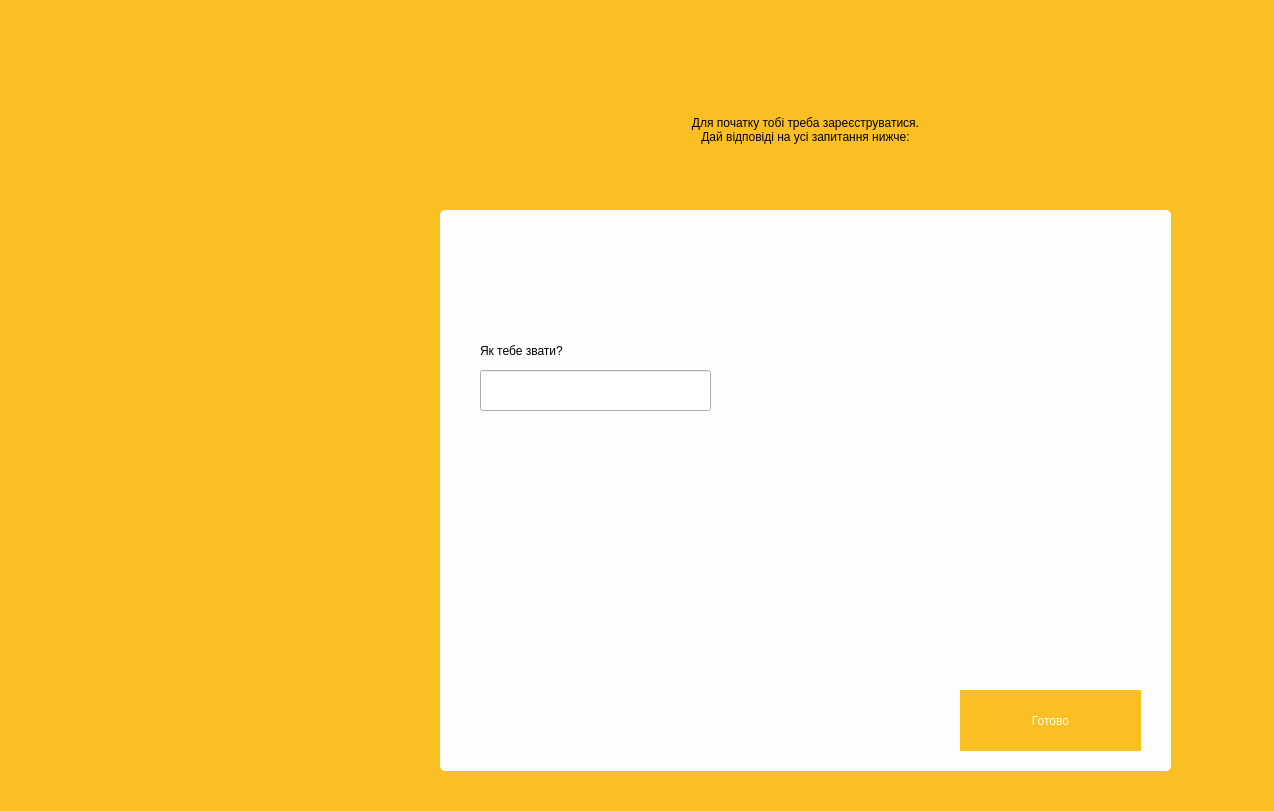
<?xml version="1.0" encoding="UTF-8"?>
<ui version="4.0">
 <class>autorisation</class>
 <widget class="QDialog" name="autorisation">
  <property name="geometry">
   <rect>
    <x>0</x>
    <y>0</y>
    <width>1274</width>
    <height>811</height>
   </rect>
  </property>
  <property name="windowTitle">
   <string>Dialog</string>
  </property>
  <property name="styleSheet">
   <string notr="true">#autorisation{
background-color: #fabf23;}</string>
  </property>
  <widget class="QPushButton" name="yesButton">
   <property name="geometry">
    <rect>
     <x>510</x>
     <y>610</y>
     <width>251</width>
     <height>91</height>
    </rect>
   </property>
   <property name="styleSheet">
    <string notr="true">#yesButton {
background-color:  rgb(255, 211, 34);
color:white;
font: 38pt &quot;Yu Gothic UI Semilight&quot;;
border: 0px;}

#yesButton:hover{
background-color: rgb(222, 222, 222);
color: rgb(74, 72, 73);
font: 28pt &quot;Yu Gothic UI Semilight&quot;;}


</string>
   </property>
   <property name="text">
    <string>ТАК</string>
   </property>
  </widget>
  <widget class="QLabel" name="BGlabel_2">
   <property name="geometry">
    <rect>
     <x>440</x>
     <y>210</y>
     <width>731</width>
     <height>561</height>
    </rect>
   </property>
   <property name="styleSheet">
    <string notr="true">border-radius: 5px;
background-color: rgb(253,253,253);</string>
   </property>
   <property name="text">
    <string/>
   </property>
  </widget>
  <widget class="QLabel" name="HelloLabel">
   <property name="geometry">
    <rect>
     <x>470</x>
     <y>50</y>
     <width>671</width>
     <height>161</height>
    </rect>
   </property>
   <property name="contextMenuPolicy">
    <enum>Qt::PreventContextMenu</enum>
   </property>
   <property name="layoutDirection">
    <enum>Qt::LeftToRight</enum>
   </property>
   <property name="styleSheet">
    <string notr="true">font: 15pt &quot;Yu Gothic UI Light&quot;;</string>
   </property>
   <property name="text">
    <string>&lt;html&gt;&lt;head/&gt;&lt;body&gt;&lt;p align=&quot;center&quot;&gt;Для початку тобі треба зареєструватися.&lt;br/&gt;Дай відповіді на усі запитання нижче:&lt;/p&gt;&lt;/body&gt;&lt;/html&gt;</string>
   </property>
  </widget>
  <widget class="QPushButton" name="noButton">
   <property name="geometry">
    <rect>
     <x>960</x>
     <y>690</y>
     <width>181</width>
     <height>61</height>
    </rect>
   </property>
   <property name="styleSheet">
    <string notr="true">#noButton {
background-color:  rgb(250, 191, 35);
color:white;
font: 18pt &quot;Yu Gothic UI Semilight&quot;;
border: 0px;}

#noButton:hover{
background-color: rgb(222, 222, 222);
color: rgb(74, 72, 73);
font: 18pt &quot;Yu Gothic UI Semilight&quot;;}</string>
   </property>
   <property name="text">
    <string>Готово</string>
   </property>
  </widget>
  <widget class="QLabel" name="thereGif">
   <property name="geometry">
    <rect>
     <x>690</x>
     <y>210</y>
     <width>211</width>
     <height>181</height>
    </rect>
   </property>
   <property name="text">
    <string/>
   </property>
  </widget>
  <widget class="QLineEdit" name="nameEdit">
   <property name="geometry">
    <rect>
     <x>480</x>
     <y>370</y>
     <width>231</width>
     <height>41</height>
    </rect>
   </property>
   <property name="styleSheet">
    <string notr="true">font: 15pt &quot;Yu Gothic UI Light&quot;;</string>
   </property>
  </widget>
  <widget class="QLabel" name="nameLabel">
   <property name="geometry">
    <rect>
     <x>480</x>
     <y>330</y>
     <width>431</width>
     <height>41</height>
    </rect>
   </property>
   <property name="styleSheet">
    <string notr="true">font: 15pt &quot;Yu Gothic UI Light&quot;;</string>
   </property>
   <property name="text">
    <string>Як тебе звати?</string>
   </property>
  </widget>
 </widget>
 <resources/>
 <connections/>
</ui>
